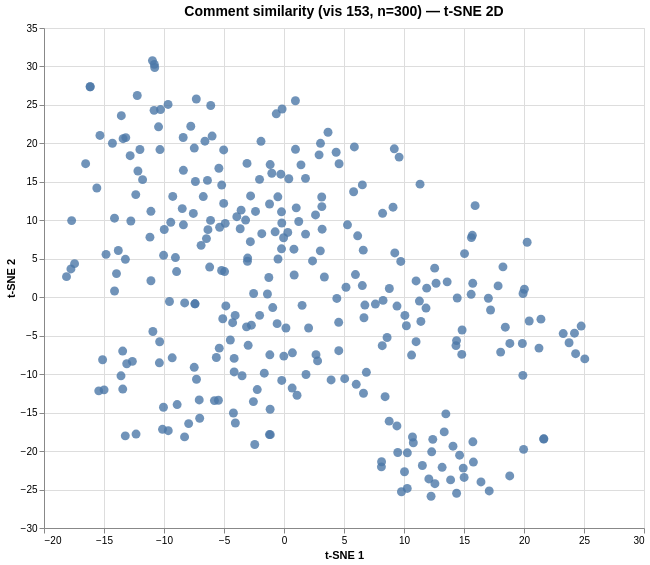

The specification (Vega-Lite) saved for this image:
### Vega specification from a JSON file in a GitHub repository (floating-point values rounded to 4 significant figures; data arrays with more than 128 entries replaced by an {"elided": "..."} marker saying what was removed)
{"$schema": "https://vega.github.io/schema/vega/v6.json", "data": [{"name": "param_1e9efca18e7a2868_store"}, {"name": "source_0", "values": {"elided": "300 records"}}, {"name": "source_0_x_domain_dim_1", "values": [{"min": -18.12, "max": 25.06}]}, {"name": "source_0_y_domain_dim_2", "values": [{"min": -25.87, "max": 30.76}]}], "signals": [{"name": "unit", "value": {}, "on": [{"events": "pointermove", "update": "isTuple(group()) ? group() : unit"}]}, {"name": "param_1e9efca18e7a2868", "update": "vlSelectionResolve(\"param_1e9efca18e7a2868_store\", \"union\")"}, {"name": "param_1e9efca18e7a2868_dim_1", "on": [{"events": [{"source": "view", "type": "dblclick"}], "update": "null"}, {"events": {"signal": "param_1e9efca18e7a2868_translate_delta"}, "update": "panLinear(param_1e9efca18e7a2868_translate_anchor.extent_x, -param_1e9efca18e7a2868_translate_delta.x / width)"}, {"events": {"signal": "param_1e9efca18e7a2868_zoom_delta"}, "update": "zoomLinear(domain(\"x\"), param_1e9efca18e7a2868_zoom_anchor.x, param_1e9efca18e7a2868_zoom_delta)"}]}, {"name": "param_1e9efca18e7a2868_dim_2", "on": [{"events": [{"source": "view", "type": "dblclick"}], "update": "null"}, {"events": {"signal": "param_1e9efca18e7a2868_translate_delta"}, "update": "panLinear(param_1e9efca18e7a2868_translate_anchor.extent_y, param_1e9efca18e7a2868_translate_delta.y / height)"}, {"events": {"signal": "param_1e9efca18e7a2868_zoom_delta"}, "update": "zoomLinear(domain(\"y\"), param_1e9efca18e7a2868_zoom_anchor.y, param_1e9efca18e7a2868_zoom_delta)"}]}, {"name": "param_1e9efca18e7a2868_tuple", "on": [{"events": [{"signal": "param_1e9efca18e7a2868_dim_1 || param_1e9efca18e7a2868_dim_2"}], "update": "param_1e9efca18e7a2868_dim_1 && param_1e9efca18e7a2868_dim_2 ? {unit: \"\", fields: param_1e9efca18e7a2868_tuple_fields, values: [param_1e9efca18e7a2868_dim_1,param_1e9efca18e7a2868_dim_2]} : null"}]}, {"name": "param_1e9efca18e7a2868_tuple_fields", "value": [{"field": "dim_1", "channel": "x", "type": "R"}, {"field": "dim_2", "channel": "y", "type": "R"}]}, {"name": "param_1e9efca18e7a2868_translate_anchor", "value": {}, "on": [{"events": [{"source": "scope", "type": "pointerdown"}], "update": "{x: x(unit), y: y(unit), extent_x: domain(\"x\"), extent_y: domain(\"y\")}"}]}, {"name": "param_1e9efca18e7a2868_translate_delta", "value": {}, "on": [{"events": [{"source": "window", "between": [{"source": "scope", "type": "pointerdown"}, {"source": "window", "type": "pointerup"}], "consume": true, "type": "pointermove"}], "update": "{x: param_1e9efca18e7a2868_translate_anchor.x - x(unit), y: param_1e9efca18e7a2868_translate_anchor.y - y(unit)}"}]}, {"name": "param_1e9efca18e7a2868_zoom_anchor", "on": [{"events": [{"source": "scope", "type": "wheel", "consume": true}], "update": "{x: invert(\"x\", x(unit)), y: invert(\"y\", y(unit))}"}]}, {"name": "param_1e9efca18e7a2868_zoom_delta", "on": [{"events": [{"source": "scope", "consume": true, "type": "wheel"}], "update": "pow(1.001, event.deltaY * pow(16, event.deltaMode))", "force": true}]}, {"name": "param_1e9efca18e7a2868_modify", "on": [{"events": {"signal": "param_1e9efca18e7a2868_tuple"}, "update": "modify(\"param_1e9efca18e7a2868_store\", param_1e9efca18e7a2868_tuple, true)"}]}], "marks": [{"type": "symbol", "name": "marks", "from": {"data": "source_0"}, "encode": {"update": {"shape": {"value": "circle"}, "x": {"field": "dim_1", "scale": "x"}, "tooltip": {"signal": "{\"Comment #\": format(datum[\"index\"], \"\"), \"Comment\": isValid(datum[\"comment\"]) ? datum[\"comment\"] : \"\"+datum[\"comment\"]}"}, "opacity": {"value": 0.8}, "size": {"value": 80}, "fill": {"value": "#4c78a8"}, "y": {"field": "dim_2", "scale": "y"}}}, "style": ["circle"], "clip": true, "interactive": true}], "scales": [{"name": "x", "type": "linear", "domain": [{"signal": "(data(\"source_0_x_domain_dim_1\")[0] || {}).min"}, {"signal": "(data(\"source_0_x_domain_dim_1\")[0] || {}).max"}], "range": [0, {"signal": "width"}], "nice": true, "zero": true, "domainRaw": {"signal": "param_1e9efca18e7a2868[\"dim_1\"]"}}, {"name": "y", "type": "linear", "domain": [{"signal": "(data(\"source_0_y_domain_dim_2\")[0] || {}).min"}, {"signal": "(data(\"source_0_y_domain_dim_2\")[0] || {}).max"}], "range": [{"signal": "height"}, 0], "domainRaw": {"signal": "param_1e9efca18e7a2868[\"dim_2\"]"}, "nice": true, "zero": true}], "axes": [{"scale": "x", "orient": "bottom", "labels": false, "ticks": false, "zindex": 0, "gridScale": "y", "tickCount": {"signal": "ceil(width/40)"}, "domain": false, "maxExtent": 0, "grid": true, "aria": false, "minExtent": 0}, {"scale": "y", "orient": "left", "zindex": 0, "gridScale": "x", "aria": false, "tickCount": {"signal": "ceil(height/40)"}, "grid": true, "labels": false, "maxExtent": 0, "domain": false, "minExtent": 0, "ticks": false}, {"scale": "x", "zindex": 0, "title": "t-SNE 1", "labelOverlap": true, "orient": "bottom", "tickCount": {"signal": "ceil(width/40)"}, "grid": false, "labelFlush": true}, {"scale": "y", "title": "t-SNE 2", "zindex": 0, "orient": "left", "grid": false, "tickCount": {"signal": "ceil(height/40)"}, "labelOverlap": true}], "title": {"text": "Comment similarity (vis 153, n=300) — t-SNE 2D", "fontSize": 14, "frame": "group"}, "background": "white", "width": 600, "padding": 5, "style": "cell", "height": 500}
